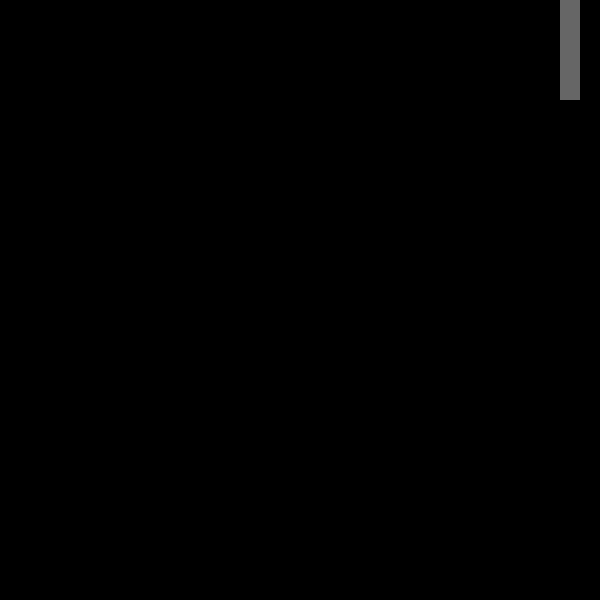
Frame 1 (no input)
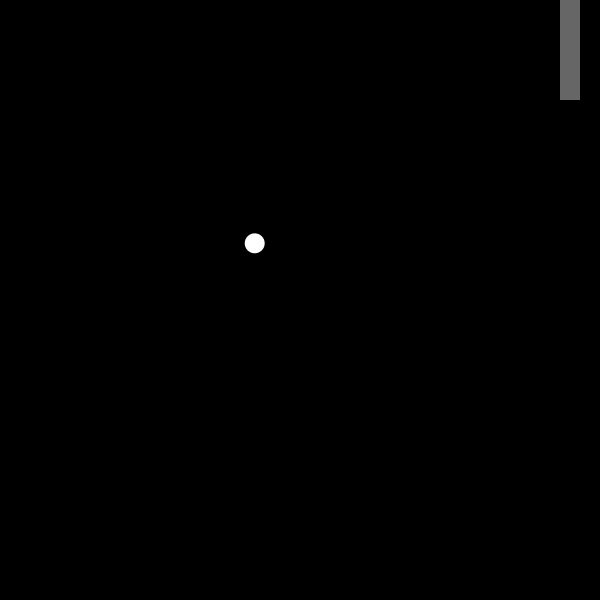
Frame 60 (the mouse pressed at the canvas centre just before this capture)
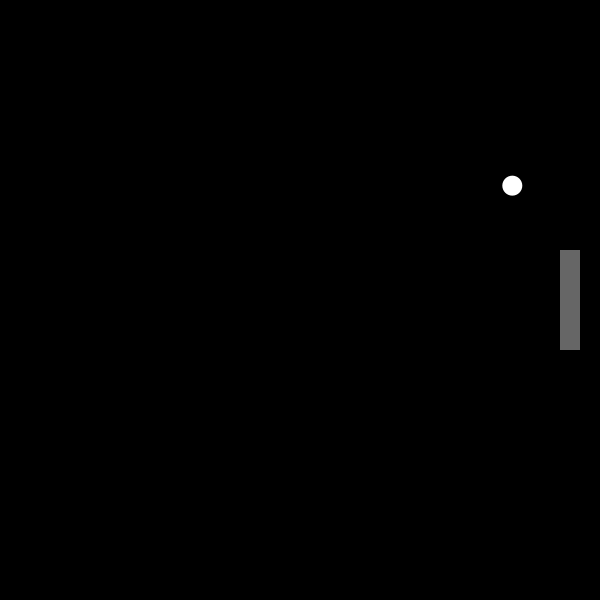
Frame 120 (the mouse held since frame 60 and released just before this capture)

The Processing sketch that drew these frames (run headless with seeded random() and noise(); from frame 60 on, the mouse is pressed at the canvas centre):

// Processing sketch: Ex_04
// ── Ex_04.pde
float ballX;
float ballY;
float ballSpeedX = random(3, 5);
float ballSpeedY = random(-2, 2);
float ballDiameter = 20.0;
float ballRadius = ballDiameter/2;

int paddleX;
int paddleY;
int paddleHeight = 100;
int paddleWidth = 20;

void setup() {
  size(600, 600);
  paddleX = width-paddleWidth*2;
  ballX = -ballRadius;
  ballY = height/2;
  noCursor();
}

void draw() {
  background(0);

  // Update paddle
  paddleY = mouseY - paddleHeight/2;
  paddleY = constrain(paddleY, 0, height-paddleHeight);   

  // Draw paddle
  fill(102);
  noStroke();
  rect(paddleX, paddleY, paddleWidth, paddleHeight);

  // Draw ball
  fill(255);
  noStroke();
  ellipse(ballX, ballY, ballDiameter, ballDiameter);

  // Update ball location
  ballX = ballX + ballSpeedX;
  ballY = ballY + ballSpeedY;

  // Reset position if ball leaves the screen
  if (ballX > width + ballRadius) {
    ballX = -ballRadius;
    ballY = random(height*0.25, height*0.75);
    ballSpeedX = random(3, 5);
    ballSpeedY = random(-6, 6);
  }
  
  // If ball hits the left edge, change directino of X
  if (ballX < ballRadius) {
    ballX = ballRadius;
    ballSpeedX = ballSpeedX * -1;
  } 

  // If ball hits top or bottom, change direction of Y  
  if (ballY > height - ballRadius) {
    ballY = height - ballRadius;
    ballSpeedY = ballSpeedY * -1;
  } else if (ballY < ballRadius) {
    ballY = ballRadius;
    ballSpeedY = ballSpeedY * -1;
  }

  // Set variable to true if shapes are overlapping, false if not
  boolean collision = hitPaddle(paddleX, paddleY, paddleWidth, paddleHeight, 
                                ballX, ballY, ballDiameter/2);
  
  // Change ball direction when paddle is hit
  // and bump it back to the edge of the paddle                          
  if (collision == true) {
    ballSpeedX = ballSpeedX * -1;
    ballX += ballSpeedX;
  }
}

boolean hitPaddle(int rx, int ry, int rw, int rh, float cx, float cy, float cr) {
 
  float circleDistanceX = abs(cx - rx - rw/2);
  float circleDistanceY = abs(cy - ry - rh/2);
 
  if (circleDistanceX > (rw/2 + cr)) { return false; }
  if (circleDistanceY > (rh/2 + cr)) { return false; }
  if (circleDistanceX <= rw/2) { return true; }
  if (circleDistanceY <= rh/2) { return true; }
 
  float cornerDistance = pow(circleDistanceX - rw/2, 2) + pow(circleDistanceY - rh/2, 2);
  if (cornerDistance <= pow(cr, 2)) {
    return true; 
  } else {
    return false;
  }
}
